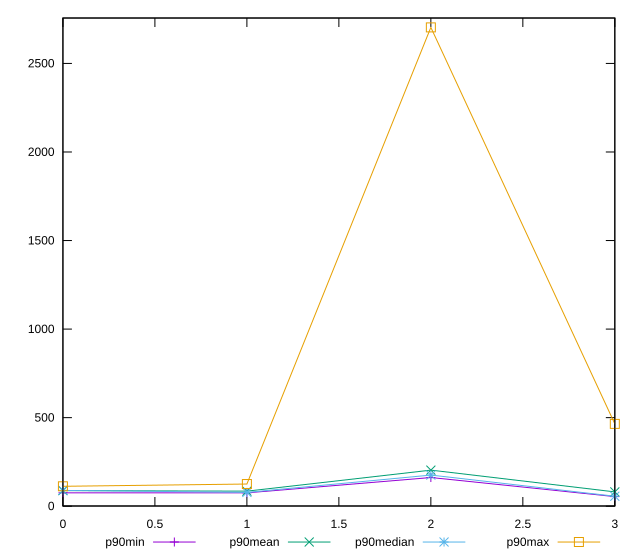

The gnuplot source for this figure:
reset

$p90Min <<EOF
0 75.42999999999999
1 75.366
2 161.876
3 54.059
EOF

$p90Mean <<EOF
0 88.11039361702126
1 84.97324468085105
2 203.63462765957445
3 80.75347872340427
EOF

$p90Median <<EOF
0 89.1635
1 78.0275
2 175.75799999999998
3 56.114000000000004
EOF

$p90Max <<EOF
0 112.32900000000001
1 125.112
2 2703.501
3 464.685
EOF

set key outside below
set xrange [0:3]
set yrange [1.0701599999999942:2756.48984]
set trange [1.0701599999999942:2756.48984]
set terminal svg size 640, 560 enhanced background rgb 'white'
set output "reports/report_00031_2021-02-24T23-18-18.084Z/server-response-time/progression/value.svg"

plot $p90Min title "p90min" with linespoints, \
     $p90Mean title "p90mean" with linespoints, \
     $p90Median title "p90median" with linespoints, \
     $p90Max title "p90max" with linespoints

reset
